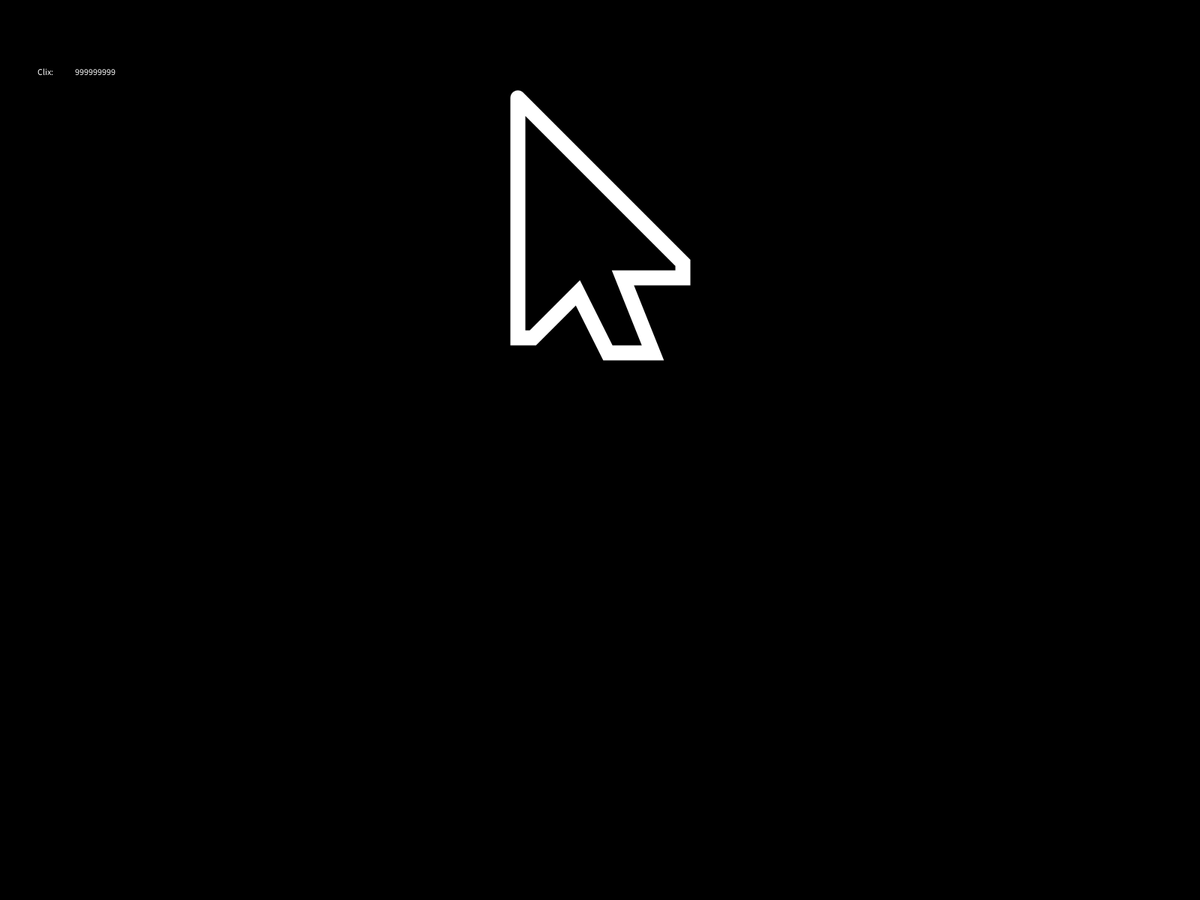
Frame 1 (no input)
Frame 60 (the mouse pressed at the canvas centre just before this capture): identical to frame 1, image omitted
Frame 120 (the mouse held since frame 60 and released just before this capture): identical to frame 1, image omitted

The Processing sketch that drew this single still picture (run headless with seeded random() and noise(); from frame 60 on, the mouse is pressed at the canvas centre):

// Processing sketch: Cliquey_Clicker_2
// ── Cliquey_Clicker_2.pde
IntList clix;
String style = "Color";
String clicked = "";
boolean Mac = true;
int[] col = new int[3];
void drawC(float x,float y,float r,float s,boolean mac){
  if(mac){
    stroke(255);
    fill(0);
  }
  else{
    stroke(0);
    fill(255);
  }
  strokeWeight(s);
  pushMatrix();
  translate(x,y);
  rotate(r);
  translate(-5.5*s,-8.5*s);
  beginShape();
  vertex(0,0);
  vertex(11*s,11*s);
  vertex(11*s,12*s);
  vertex(7*s,12*s);
  vertex(9*s,17*s);
  vertex(6*s,17*s);
  vertex(4*s,13*s);
  vertex(s,16*s);
  vertex(0,16*s);
  vertex(0,0);
  endShape();
  popMatrix();
 
}
void setup(){
  clix = new IntList();
  clix.append(999999999);
  col[0] = 0;
  col[1] = 0;
  col[2] = 0;
  fullScreen();
}
void draw(){
  if(style == "Color"){
  background(col[0],col[1],col[2]);
  }
  drawclix();
  if(clicked == ""){
  drawC(width/2,height/4,0,2*width/160,Mac);
  }
  else{
  drawC(width/2,height/4,0,2*width/200,Mac);
  }
  fill(255-col[0],255-col[1],255-col[2]);
}
void fixclix(){
  for(int i = 0; i < clix.size()-1;i++){
    while(clix.get(i) > 100000000){
      clix.sub(i,100000000);
      clix.add(i+1,1);
    }
  }
  if(clix.get(clix.size()-1) > 100000000){
    clix.sub(clix.size()-1,100000000);
    clix.append(1);
  }
}
void addclix(IntList amount){
  for(int i = 0; i < amount.size() && i < clix.size(); i++){
    clix.add(i,amount.get(i));
  }
  if(amount.size() > clix.size()){
    for(int i = clix.size(); i < amount.size(); i++){
      clix.append(amount.get(i));
    }
  }
  fixclix();
}
void drawclix(){
  text("Clix:",50,100);
  int w = 0;
  for(int i = 0; i < clix.size(); i++){
    if(clix.get(clix.size()-i-1) < 10000000){
      for(int j = 0; j < 7-floor(log(clix.get(clix.size()-i-1))); j++){
        text(0,100+w*8,100);
        w+=1;
      }
    }
    text(clix.get(clix.size()-i-1),100+w*8,100);
    w+=1;
    
  }
}
void mousePressed(){
  if(mouseX > 4*width/10 && mouseX < 6*width/10 && mouseY > height/10 && mouseY < height/2){
    clicked = "Cliquer";
  }
}
void mouseReleased(){
  if(clicked == "Cliquer"){
    clix.add(0,10000);
    fixclix();
  }
  clicked = "";
}
